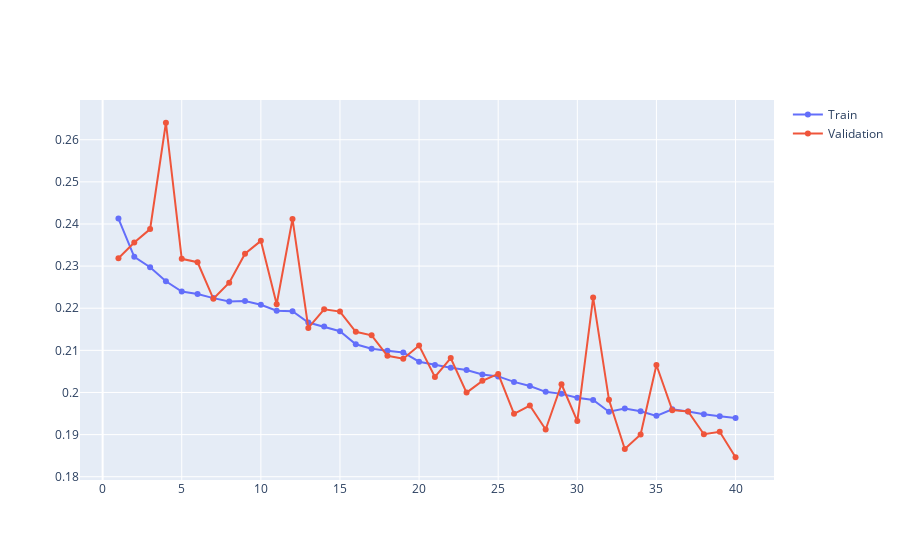

The cell this chart's notebook holds for it:
### Markdown cell above
### Train And Validation Set MAE Epoch Loss

### Code cell
_epochs = list(range(1, params['epochs'] + 1))
fig = go.Figure()
fig.add_trace(go.Scatter(x= _epochs, y= model.history.history['loss'],
                         mode='lines+markers',
                         name='Train'))
fig.add_trace(go.Scatter(x= _epochs, y= model.history.history['val_loss'],
                         mode='lines+markers',
                         name='Validation'))
fig.show()

### Figure 1 — Plotly figure (JSON) as saved in the notebook; plotly's stock layout.template omitted (floating-point values rounded to 4 significant figures)
{"data": [{"mode": "lines+markers", "name": "Train", "type": "scatter", "x": [1, 2, 3, 4, 5, 6, 7, 8, 9, 10, 11, 12, 13, 14, 15, 16, 17, 18, 19, 20, 21, 22, 23, 24, 25, 26, 27, 28, 29, 30, 31, 32, 33, 34, 35, 36, 37, 38, 39, 40], "y": [0.2413, 0.2322, 0.2297, 0.2264, 0.2239, 0.2234, 0.2224, 0.2216, 0.2217, 0.2208, 0.2194, 0.2193, 0.2166, 0.2156, 0.2145, 0.2114, 0.2104, 0.2099, 0.2095, 0.2073, 0.2065, 0.2059, 0.2054, 0.2043, 0.2038, 0.2025, 0.2015, 0.2001, 0.1997, 0.1987, 0.1982, 0.1954, 0.1962, 0.1956, 0.1944, 0.196, 0.1955, 0.1948, 0.1944, 0.1939]}, {"mode": "lines+markers", "name": "Validation", "type": "scatter", "x": [1, 2, 3, 4, 5, 6, 7, 8, 9, 10, 11, 12, 13, 14, 15, 16, 17, 18, 19, 20, 21, 22, 23, 24, 25, 26, 27, 28, 29, 30, 31, 32, 33, 34, 35, 36, 37, 38, 39, 40], "y": [0.2319, 0.2356, 0.2388, 0.264, 0.2317, 0.2309, 0.2222, 0.2261, 0.233, 0.236, 0.2209, 0.2412, 0.2153, 0.2197, 0.2192, 0.2144, 0.2136, 0.2087, 0.208, 0.2111, 0.2037, 0.2082, 0.2, 0.2028, 0.2044, 0.1949, 0.1969, 0.1912, 0.202, 0.1932, 0.2225, 0.1982, 0.1866, 0.19, 0.2065, 0.1958, 0.1955, 0.1901, 0.1907, 0.1846]}], "layout": {}}
